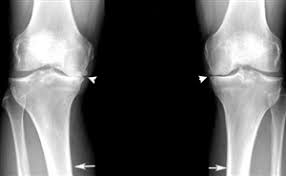
#> input picture my_image.png, 286 x 176 px
$ python -i Preprocessing.py   (imports and definitions only)
#> lines starting #> are read from the running program, lines starting #| are printed output that depends on the picture
#> further down, picture is the input picture: shape (176, 286, 3); min 0, max 255, mean 95.9
import os
os.environ['TF_CPP_MIN_LOG_LEVEL'] = '2'

import cv2
import random
import numpy as np
import matplotlib.pyplot as plt

from scipy import ndimage
from skimage import exposure

import matplotlib
matplotlib.rcParams['savefig.pad_inches'] = 0
# [1 line not run here, left out]

import ultralytics
from ultralytics import YOLO

IMAGE_SIZE = 224
NUM_CLASSES = 3

yolo_weight = './weights_yolo/oai_s_best4.pt'
# [1 line that did not run here, left out]

# đảo màu những ảnh bị ngược màu
# [124 lines left out: functions remove_negative, preprocess, dilate, find_boundaries, get_contours, cv2_imshow and 1 more, not called in this run]


def to_gray(image):
    if len(image.shape) == 3 and image.shape[-1] == 3:
        return cv2.cvtColor(image, cv2.COLOR_BGR2GRAY)
    return image


# [14 lines left out: function apply_clahe, not called in this run]


def detect_edge(image, minVal=100, maxVal=200, blur_size=(5, 5)):
    image_gray = to_gray(image)

    blurred_image = cv2.GaussianBlur(image_gray, blur_size, 0)

    # Phát hiện biên cạnh bằng thuật toán Canny
    edges = cv2.Canny(blurred_image, minVal, maxVal)
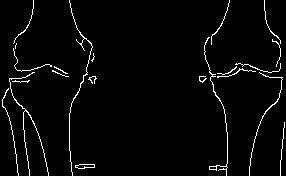
#> edges: shape (176, 286); 2.9% white in thin lines or dots

    return edges


# [310 lines left out: functions show_mask2, combine_mask, draw_points, draw_lines, detect_limit_points, center and 5 more, not called in this run]


def split_img(img):
    img_size = img.shape
    return img[:, :(img_size[1] // 3), :], img[:, (img_size[1] // 3 * 2):, :]


# [9 lines left out: function combine_mask, not called in this run]


def check_outliers(mask):
    pass


# [47 lines left out: functions find_boundaries_v2, get_contours_v2, not called in this run]

>>> import cv2
>>> picture = cv2.imread('my_image.png')
>>> result = detect_edge(picture)
